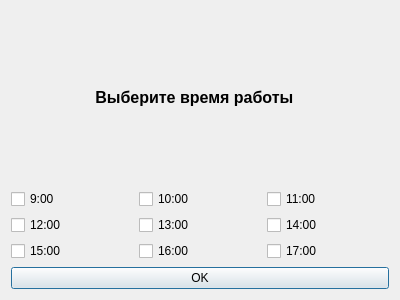
<?xml version="1.0" encoding="UTF-8"?>
<ui version="4.0">
 <class>tue</class>
 <widget class="QDialog" name="tue">
  <property name="geometry">
   <rect>
    <x>0</x>
    <y>0</y>
    <width>400</width>
    <height>300</height>
   </rect>
  </property>
  <property name="windowTitle">
   <string>Dialog</string>
  </property>
  <layout class="QGridLayout" name="gridLayout">
   <item row="0" column="0">
    <widget class="QLabel" name="label">
     <property name="font">
      <font>
       <pointsize>12</pointsize>
       <weight>75</weight>
       <bold>true</bold>
      </font>
     </property>
     <property name="text">
      <string>                   Выберите время работы</string>
     </property>
    </widget>
   </item>
   <item row="1" column="0">
    <layout class="QGridLayout" name="gridLayout_2">
     <item row="0" column="0">
      <widget class="QCheckBox" name="tue9">
       <property name="text">
        <string>9:00</string>
       </property>
      </widget>
     </item>
     <item row="0" column="1">
      <widget class="QCheckBox" name="tue10">
       <property name="text">
        <string>10:00</string>
       </property>
      </widget>
     </item>
     <item row="0" column="2">
      <widget class="QCheckBox" name="tue11">
       <property name="text">
        <string>11:00</string>
       </property>
      </widget>
     </item>
     <item row="1" column="0">
      <widget class="QCheckBox" name="tue12">
       <property name="text">
        <string>12:00</string>
       </property>
      </widget>
     </item>
     <item row="1" column="1">
      <widget class="QCheckBox" name="tue13">
       <property name="text">
        <string>13:00</string>
       </property>
      </widget>
     </item>
     <item row="2" column="0">
      <widget class="QCheckBox" name="tue15">
       <property name="text">
        <string>15:00</string>
       </property>
      </widget>
     </item>
     <item row="1" column="2">
      <widget class="QCheckBox" name="tue14">
       <property name="text">
        <string>14:00</string>
       </property>
      </widget>
     </item>
     <item row="2" column="1">
      <widget class="QCheckBox" name="tue16">
       <property name="text">
        <string>16:00</string>
       </property>
      </widget>
     </item>
     <item row="2" column="2">
      <widget class="QCheckBox" name="tue17">
       <property name="text">
        <string>17:00</string>
       </property>
      </widget>
     </item>
    </layout>
   </item>
   <item row="2" column="0">
    <widget class="QPushButton" name="tueOK">
     <property name="text">
      <string>OK</string>
     </property>
    </widget>
   </item>
  </layout>
 </widget>
 <resources/>
 <connections/>
</ui>
